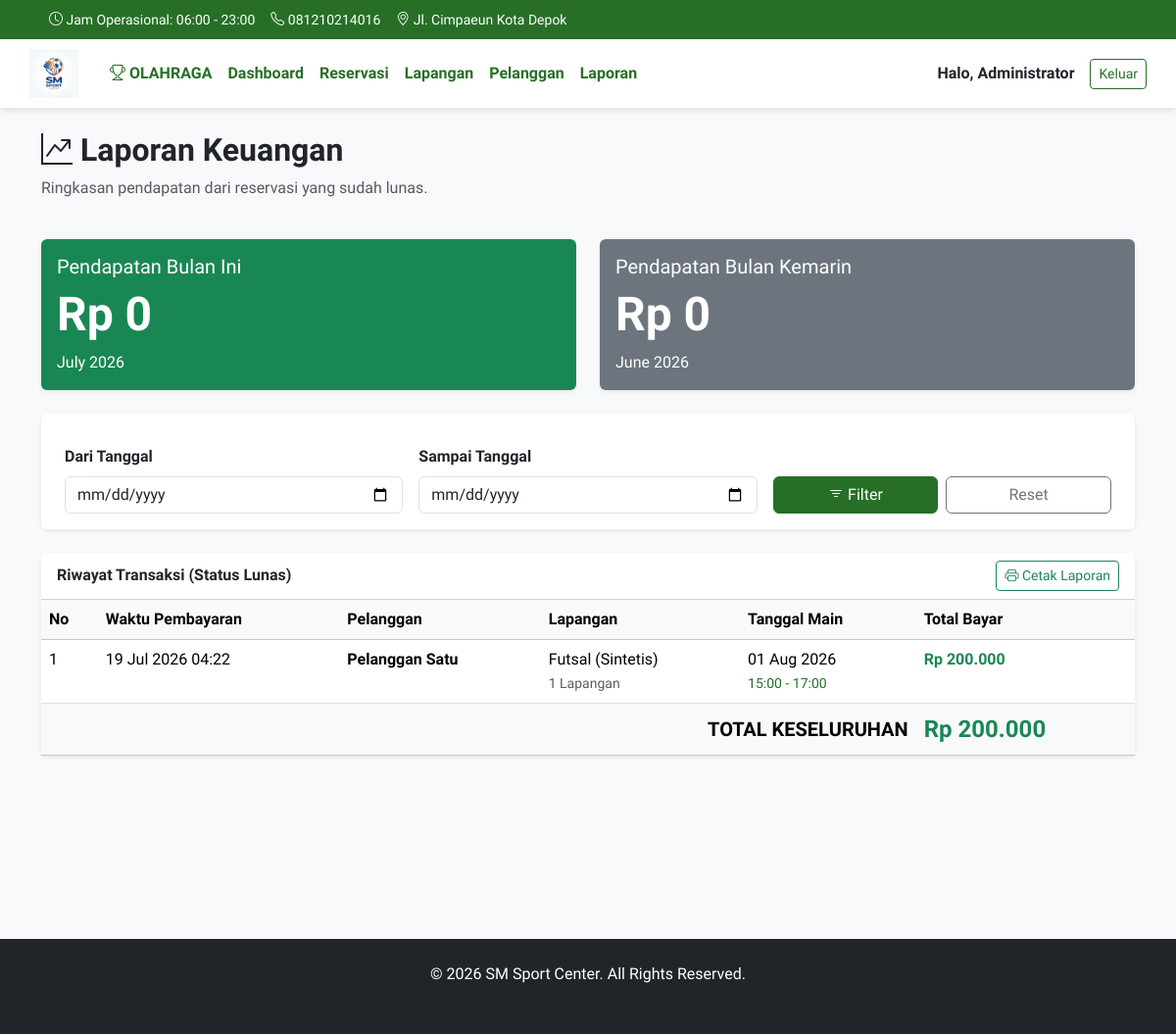
/laporan.php (signed in), run on an earlier commit of the app's database.
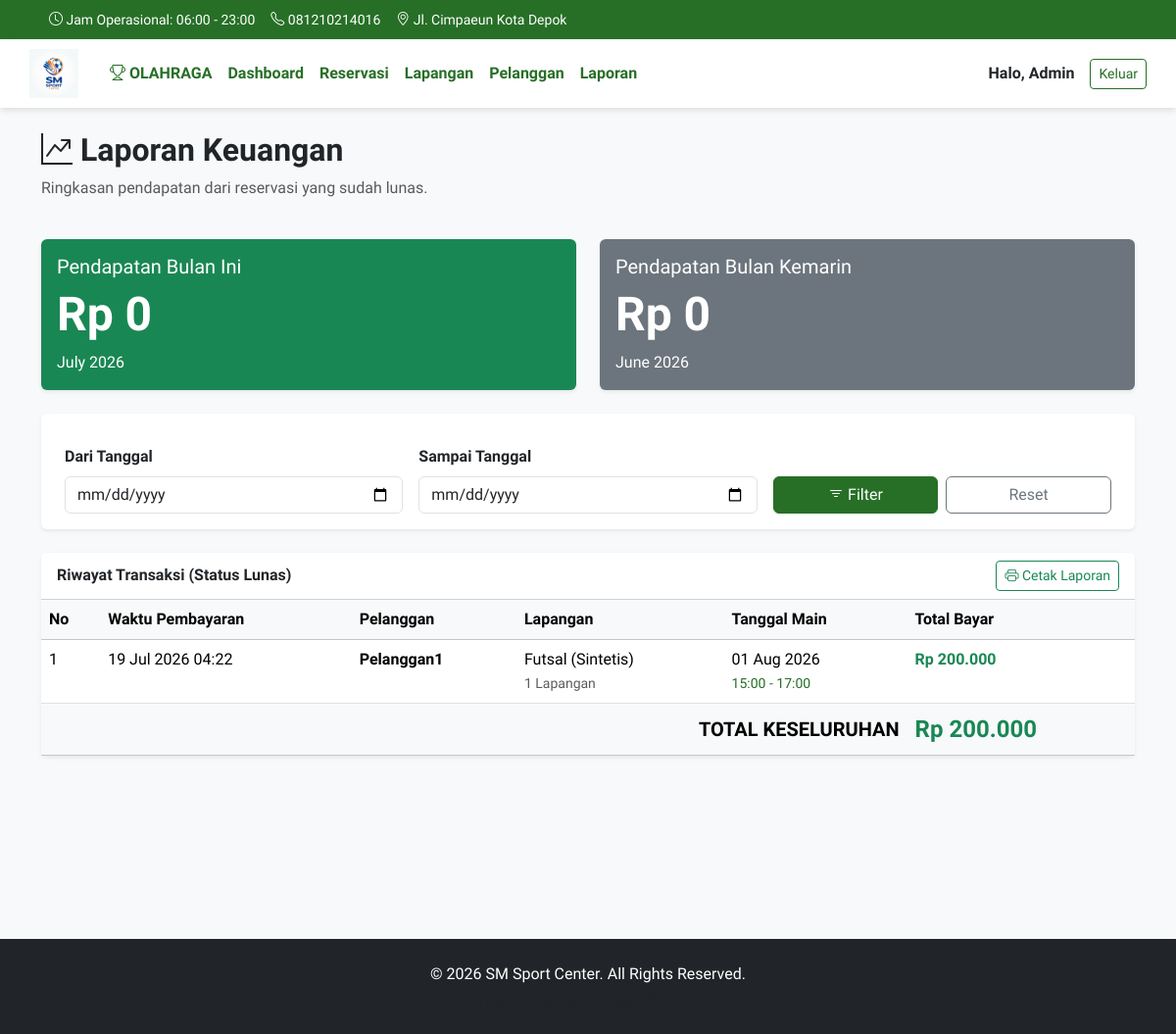
And on a later commit of the database.
### tables this page shows
CREATE TABLE IF NOT EXISTS `reservasi` (
  `id_reservasi` int(11) NOT NULL AUTO_INCREMENT,
  `id_pelanggan` int(11) NOT NULL,
  `id_lapangan` int(11) NOT NULL,
  `tanggal` date NOT NULL,
  `jam_mulai` time NOT NULL,
  `jam_selesai` time NOT NULL,
  `metode_pembayaran` enum('cash','transfer') NOT NULL,
  `bukti_transfer` varchar(255) DEFAULT NULL,
  `status` enum('pending','lunas','batal') NOT NULL DEFAULT 'pending',
  `waktu_booking` timestamp NOT NULL DEFAULT current_timestamp(),
  PRIMARY KEY (`id_reservasi`),
  KEY `id_pelanggan` (`id_pelanggan`),
  KEY `id_lapangan` (`id_lapangan`),
  CONSTRAINT `fk_pelanggan` FOREIGN KEY (`id_pelanggan`) REFERENCES `pelanggan` (`id_pelanggan`) ON DELETE CASCADE ON UPDATE CASCADE,
  CONSTRAINT `fk_lapangan` FOREIGN KEY (`id_lapangan`) REFERENCES `lapangan` (`id_lapangan`) ON DELETE RESTRICT
);

CREATE TABLE IF NOT EXISTS `pelanggan` (
  `id_pelanggan` int(11) NOT NULL AUTO_INCREMENT,
  `nama` varchar(100) NOT NULL,
  `email` varchar(100) NOT NULL,
  `password` varchar(255) NOT NULL,
  `no_hp` varchar(20) DEFAULT NULL,
  `role` enum('admin','pelanggan') DEFAULT 'pelanggan',
  PRIMARY KEY (`id_pelanggan`),
  UNIQUE KEY `email` (`email`)
);

CREATE TABLE IF NOT EXISTS `lapangan` (
  `id_lapangan` int(11) NOT NULL AUTO_INCREMENT,
  `nama_lapangan` varchar(100) NOT NULL,
  `jenis_lapangan` enum('Futsal','Badminton') NOT NULL,
  `harga_per_jam` decimal(10,2) NOT NULL,
  PRIMARY KEY (`id_lapangan`)
);

### laporan.php (the view, shortened to what this page needs)
<?php
require 'koneksi.php';
$stmtBulanIni = $conn->query("
    SELECT IFNULL(SUM(((TIME_TO_SEC(r.jam_selesai) - TIME_TO_SEC(r.jam_mulai))/3600) * l.harga_per_jam), 0) as total
    FROM reservasi r
    JOIN lapangan l ON r.id_lapangan = l.id_lapangan
    WHERE r.status = 'lunas'
    AND DATE_FORMAT(r.tanggal, '%Y-%m') = DATE_FORMAT(CURRENT_DATE(), '%Y-%m')
");
$pendapatan_bulan_ini = $stmtBulanIni->fetch()['total'];
$stmtBulanKemarin = $conn->query("
    SELECT IFNULL(SUM(((TIME_TO_SEC(r.jam_selesai) - TIME_TO_SEC(r.jam_mulai))/3600) * l.harga_per_jam), 0) as total
    FROM reservasi r
    JOIN lapangan l ON r.id_lapangan = l.id_lapangan
    WHERE r.status = 'lunas'
    AND DATE_FORMAT(r.tanggal, '%Y-%m') = DATE_FORMAT(CURRENT_DATE() - INTERVAL 1 MONTH, '%Y-%m')
");
$pendapatan_bulan_kemarin = $stmtBulanKemarin->fetch()['total'];
$where = "r.status = 'lunas'";
$params = [];
$stmtTrans = $conn->prepare("
    SELECT r.id_reservasi, p.nama, l.nama_lapangan, r.tanggal, r.jam_mulai, r.jam_selesai, l.harga_per_jam, (((TIME_TO_SEC(r.jam_selesai) - TIME_TO_SEC(r.jam_mulai))/3600) * l.harga_per_jam) as total_bayar, r.waktu_booking
    FROM reservasi r
    JOIN pelanggan p ON r.id_pelanggan = p.id_pelanggan
    JOIN lapangan l ON r.id_lapangan = l.id_lapangan
    WHERE $where
    ORDER BY r.tanggal DESC, r.jam_mulai DESC
");
$stmtTrans->execute($params);
$transaksi = $stmtTrans->fetchAll();
$grand_total = 0;
include 'header.php';
?>
<div class="row mb-4">
    <div class="col-12">
        <h2 class="fw-bold"><i class="bi bi-graph-up-arrow"></i> Laporan Keuangan</h2>
        <p class="text-muted">Ringkasan pendapatan dari reservasi yang sudah lunas.</p>
    </div>
</div>
<div class="row mb-4">
    <div class="col-md-6 mb-3">
        <div class="card bg-success text-white shadow-sm border-0 h-100">
            <div class="card-body">
                <h5 class="card-title">Pendapatan Bulan Ini</h5>
                <h2 class="display-5 fw-bold">Rp <?= number_format($pendapatan_bulan_ini, 0, ',', '.') ?></h2>
                <p class="card-text mb-0"><?= date('F Y') ?></p>
            </div>
        </div>
    </div>
    <div class="col-md-6 mb-3">
        <div class="card bg-secondary text-white shadow-sm border-0 h-100">
            <div class="card-body">
                <h5 class="card-title">Pendapatan Bulan Kemarin</h5>
                <h2 class="display-5 fw-bold">Rp <?= number_format($pendapatan_bulan_kemarin, 0, ',', '.') ?></h2>
                <p class="card-text mb-0"><?= date('F Y', strtotime('-1 month')) ?></p>
            </div>
        </div>
    </div>
</div>
<form method="GET" action="laporan.php" class="row g-3 mb-4 d-print-none bg-white p-3 shadow-sm rounded border-0 mx-0">
    <div class="col-md-4">
        <label class="form-label fw-bold">Dari Tanggal</label>
        <input type="date" name="tanggal_awal" class="form-control" value="<?= htmlspecialchars($_GET['tanggal_awal'] ?? '') ?>">
    </div>
    <div class="col-md-4">
        <label class="form-label fw-bold">Sampai Tanggal</label>
        <input type="date" name="tanggal_akhir" class="form-control" value="<?= htmlspecialchars($_GET['tanggal_akhir'] ?? '') ?>">
    </div>
    <div class="col-md-4 d-flex align-items-end">
        <button type="submit" class="btn btn-utama me-2 w-50"><i class="bi bi-filter"></i> Filter</button>
        <a href="laporan.php" class="btn btn-outline-secondary w-50">Reset</a>
    </div>
</form>
<div class="card shadow-sm border-0">
    <div class="card-header bg-white fw-bold d-flex justify-content-between align-items-center">
        <span>Riwayat Transaksi (Status Lunas)</span>
        <button class="btn btn-sm btn-outline-success d-print-none" onclick="window.print()"><i class="bi bi-printer"></i> Cetak Laporan</button>
    </div>
    <div class="card-body p-0 table-responsive">
        <table class="table table-hover mb-0">
            <thead class="table-light">
                <tr>
                    <th>No</th>
                    <th>Waktu Pembayaran</th>
                    <th>Pelanggan</th>
                    <th>Lapangan</th>
                    <th>Tanggal Main</th>
                    <th>Total Bayar</th>
                </tr>
            </thead>
            <tbody>
                <?php
                $no = 1;
                foreach($transaksi as $row):
                    $grand_total += $row['total_bayar'];
                ?>
                <tr>
                    <td><?= $no++ ?></td>
                    <td><?= date('d M Y H:i', strtotime($row['waktu_booking'])) ?></td>
                    <td><strong><?= htmlspecialchars($row['nama']) ?></strong></td>
                    <td>
                        <?= htmlspecialchars($row['nama_lapangan']) ?><br>
                        <small class="text-muted">1 Lapangan</small>
                    </td>
                    <td>
                        <?= date('d M Y', strtotime($row['tanggal'])) ?><br>
                        <small class="text-utama"><?= substr($row['jam_mulai'],0,5) ?> - <?= substr($row['jam_selesai'],0,5) ?></small>
                    </td>
                    <td class="fw-bold text-success">Rp <?= number_format($row['total_bayar'], 0, ',', '.') ?></td>
                </tr>
                <?php endforeach; ?>
            </tbody>
            <tfoot class="table-light">
                <tr>
                    <td colspan="5" class="text-end fw-bold align-middle fs-5">TOTAL KESELURUHAN</td>
                    <td class="fw-bold text-success fs-4">Rp <?= number_format($grand_total, 0, ',', '.') ?></td>
                </tr>
            </tfoot>
        </table>
    </div>
</div>
<?php include 'footer.php'; ?>

### header.php (shortened to what this page needs)
<!DOCTYPE html>
<html lang="id">
<head>
    <link href="https://cdn.jsdelivr.net/npm/bootstrap@5.3.2/dist/css/bootstrap.min.css" rel="stylesheet">
    <link rel="stylesheet" href="https://cdn.jsdelivr.net/npm/bootstrap-icons@1.11.1/font/bootstrap-icons.css">
</head>
<body>
    <header class="container-fluid p-0 d-print-none">
        <div class="bg-utama d-none d-sm-block" style="height: 40px;">
            <div class="container d-flex flex-nowrap justify-content-between align-items-center h-100 py-2">
                <ul class="navbar-nav flex-row flex-wrap">
                    <li class="nav-item col-6 col-md-auto mx-2 text-center text-white" style="font-size:14px;">
                        <i class="bi bi-clock"></i> Jam Operasional: 06:00 - 23:00
                    </li>
                    <li class="nav-item col-6 col-md-auto mx-2 text-center text-white" style="font-size:14px;">
                        <i class="bi bi-telephone"></i> 081210214016
                    </li>
                    <li class="nav-item col-6 col-md-auto mx-2 text-center text-white" style="font-size:14px;">
                        <i class="bi bi-geo-alt"></i> Jl. Cimpaeun Kota Depok
                    </li>
                </ul>
            </div>
        </div>
    </header>
    <div class="container-fluid p-0 sticky-top bg-white header-sticky d-print-none">
        <nav class="navbar navbar-expand-lg navbar-light container py-0" style="height: 70px;">
            <a class="navbar-brand m-0" href="index.php">
                <img src="images/logo.png" alt="sm-sport-logo" class="logo-img">
            </a>
            <div class="collapse navbar-collapse ms-4" id="mainNav">
                <ul class="navbar-nav me-auto mb-2 mb-lg-0">
                    <li class="nav-item">
                        <a class="nav-link text-utama fw-bold text-uppercase" href="index.php">
                            <i class="bi bi-trophy"></i> Olahraga
                        </a>
                    </li>
                    <?php if(isset($_SESSION['role']) && $_SESSION['role'] == 'admin'): ?>
                        <li class="nav-item">
                            <a class="nav-link text-utama fw-bold" href="dashboard.php">Dashboard</a>
                        </li>
                        <li class="nav-item">
                            <a class="nav-link text-utama fw-bold" href="reservasi.php">Reservasi</a>
                        </li>
                        <li class="nav-item">
                            <a class="nav-link text-utama fw-bold" href="lapangan.php">Lapangan</a>
                        </li>
                        <li class="nav-item">
                            <a class="nav-link text-utama fw-bold" href="pelanggan.php">Pelanggan</a>
                        </li>
                        <li class="nav-item">
                            <a class="nav-link text-utama fw-bold" href="laporan.php">Laporan</a>
                        </li>
                    <?php endif; ?>
                </ul>
                <div class="d-flex align-items-center">
                    <?php if(isset($_SESSION['nama'])): ?>
                        <span class="me-3 fw-bold text-dark">Halo, <?= htmlspecialchars($_SESSION['nama']) ?></span>
                        <a href="login.php?action=logout" class="btn btn-sm btn-outline-utama shadow-none">Keluar</a>
                    <?php else: ?>
                        <a href="login.php" class="btn btn-sm btn-outline-utama mx-2 shadow-none">Masuk</a>
                        <a href="register.php" class="btn btn-sm btn-utama shadow-none">Daftar</a>
                    <?php endif; ?>
                </div>
            </div>
        </nav>
    </div>
    <div class="container my-4 min-vh-100">

### footer.php (shortened to what this page needs)
    </div>
    <footer class="bg-dark text-white text-center py-4 mt-auto">
        <div class="container">
            <p class="mb-1">&copy; <?= date('Y') ?> SM Sport Center. All Rights Reserved.</p>
            <p class="small text-muted mb-0">Jl. Cimpaeun Kota Depok | Telp: 081210214016</p>
        </div>
    </footer>
</body>
</html>

### header.php (style rules this page uses)
body { font-family: 'Nunito Sans', sans-serif; background-color: #f8f9fa; }
.bg-utama { background-color: #276F27 !important; }
.text-utama { color: #276F27 !important; }
.header-sticky { box-shadow: 0 4px 6px -1px rgba(0,0,0,0.1); }
.logo-img { height: 50px; max-width: 120px; object-fit: contain; }
.btn-utama { background-color: #276F27 !important; border-color: #276F27 !important; color: white !important; }
.btn-outline-utama { color: #276F27 !important; border-color: #276F27 !important; }

What changed in the data, as far as the page shows it:
changed through a linked row, reservasi "Futsal (Sintetis)": id_pelanggan.nama "Pelanggan Satu" → "Pelanggan1"
Also different on the page:
$_SESSION['nama']: "Administrator" → "Admin"
